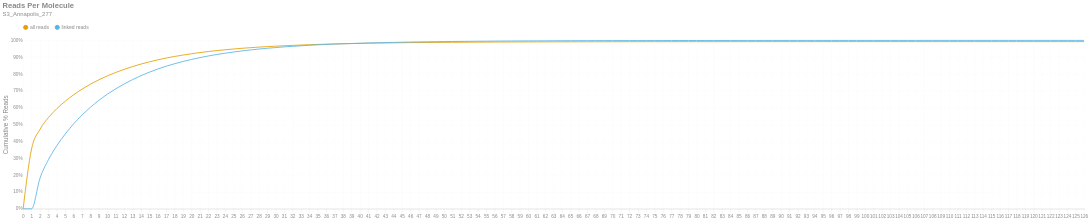

This figure's notebook cell:
### Markdown cell above
### Reads per Molecule
This chart shows the cumulative distribution of the number of reads per linked molecule. That is, how many alignments are associated with a unique molecule. This excludes the number of reads associated with invalid or absent linked-read barcodes. The `linked` histogram is the percentages recalculated when disregarding singletons.

### Code cell
if SKIPLR:
    print_html(f"Skipped")
else:
    counts = np.bincount(valids['reads'].cast(pl.Int64).to_numpy())
    weighted = counts * np.arange(len(counts))
    all_perc = weighted / n_reads
    linked_perc = weighted / n_linked_reads
    linked_perc[1] = 0
    binned_df = pl.DataFrame({
        'readsper': list(range(len(counts))),
        'all reads (cumsum)': np.cumsum(all_perc).tolist(),
        'linked reads (cumsum)': np.cumsum(linked_perc).tolist(),
    })

    with SafeRender(binned_df):
        (
            density_plot(binned_df, 'Reads Per Molecule', samplename, 'readspmol')
            .encode(
                x=alt.X('readsper:O', title=None).axis(labelAngle=0).scale(padding=0),
                y=alt.Y('value:Q', title='Cumulative % Reads').axis(format='%').stack(False),
                color=alt.Color("key:N").scale(domain=["all reads", "linked reads"]),
                tooltip=[
                    alt.Tooltip("key:N", title="Data Type"),
                    alt.Tooltip("readsper:O", title="Reads Per Molecule"),
                    alt.Tooltip("value:Q", format=".2%", title="% Reads (Cum.)")
                ]            
            )
        ).display()

### Figure 1 — Vega-Lite specification as saved in the notebook (floating-point values rounded to 4 significant figures)
{"width": "container", "height": 400, "config": {"title": {"anchor": "start", "dy": -15, "fontSize": 18, "color": "#888888", "subtitleColor": "#888888", "subtitleFontSize": 14}, "arc": {"fill": "#0072B2"}, "axis": {"domainColor": "#888888", "domainWidth": 0.5, "gridWidth": 0.2, "grid": false, "titleFontWeight": 400, "titleFontSize": 15, "labelFontSize": 11, "labelColor": "#888888", "tickColor": "#888888", "tickWidth": 0.2, "titleColor": "#888888"}, "axisBand": {"grid": false}, "axisX": {"grid": true, "tickSize": 10, "domainCap": "round"}, "axisY": {"domain": false, "grid": true, "tickSize": 0, "domainCap": "round"}, "background": "transparent", "header": {"labelFontSize": 15, "labelColor": "#888888", "titleFontSize": 15, "titleFontWeight": 600, "titleColor": "#888888"}, "legend": {"labelFont": "sans-serif", "labelFontSize": 12, "labelColor": "#888888", "symbolSize": 100, "symbolType": "circle", "titleFontSize": 12, "titlePadding": 10, "titleColor": "#888888", "title": null, "orient": "top"}, "range": {"category": ["#E69F00", "#56B4E9", "#009E73", "#F0E442", "#0072B2", "#D55E00", "#CC79A7", "#000000"], "diverging": ["#cfe8f3", "#a2d4ec", "#73bfe2", "#46abdb", "#1696d2", "#12719e"]}, "area": {"fill": "#0072B2", "fillOpacity": 0.7, "line": true, "strokeOpacity": 0.7}, "line": {"color": "#0072B2", "stroke": "#0072B2", "strokeWidth": 2}, "trail": {"color": "#0072B2", "stroke": "#0072B2", "strokeWidth": 0, "size": 1}, "point": {"filled": true, "fillOpacity": 1.0, "size": 95}, "text": {"color": "#888888", "fontSize": 11, "align": "right", "fontWeight": 400, "size": 11}, "bar": {"fill": "#0072B2", "stroke": null}, "view": {"stroke": null, "continuousWidth": 660, "continuousHeight": 400}}, "data": {"name": "data-0f505affec56fa133f771980645b1ef2"}, "mark": {"type": "line", "interpolate": "monotone", "point": {"opacity": 0, "size": 275}}, "encoding": {"color": {"field": "key", "scale": {"domain": ["all reads", "linked reads"]}, "type": "nominal"}, "tooltip": [{"field": "key", "title": "Data Type", "type": "nominal"}, {"field": "readsper", "title": "Reads Per Molecule", "type": "ordinal"}, {"field": "value", "format": ".2%", "title": "% Reads (Cum.)", "type": "quantitative"}], "x": {"axis": {"labelAngle": 0}, "field": "readsper", "scale": {"padding": 0}, "title": null, "type": "ordinal"}, "y": {"axis": {"format": "%"}, "field": "value", "stack": false, "title": "Cumulative % Reads", "type": "quantitative"}}, "params": [{"name": "param_c36ac31b6afebe62", "select": {"type": "point", "fields": ["key"]}, "bind": "legend"}], "title": {"text": "Reads Per Molecule", "subtitle": "S3_Annapolis_277"}, "transform": [{"fold": ["all reads (cumsum)", "linked reads (cumsum)"]}, {"calculate": "replace(datum.key, ' (cumsum)', '')", "as": "key"}, {"filter": {"param": "param_c36ac31b6afebe62"}}], "usermeta": {"embedOptions": {"downloadFileName": "S3_Annapolis_277.readspmol"}}, "$schema": "https://vega.github.io/schema/vega-lite/v6.1.0.json", "datasets": {"data-0f505affec56fa133f771980645b1ef2": [{"readsper": 0, "all reads (cumsum)": 0.0, "linked reads (cumsum)": 0.0}, {"readsper": 1, "all reads (cumsum)": 0.3559, "linked reads (cumsum)": 0.0}, {"readsper": 2, "all reads (cumsum)": 0.4718, "linked reads (cumsum)": 0.182}, {"readsper": 3, "all reads (cumsum)": 0.5415, "linked reads (cumsum)": 0.2913}, {"readsper": 4, "all reads (cumsum)": 0.5949, "linked reads (cumsum)": 0.3751}, {"readsper": 5, "all reads (cumsum)": 0.6389, "linked reads (cumsum)": 0.4442}, {"readsper": 6, "all reads (cumsum)": 0.6773, "linked reads (cumsum)": 0.5045}, {"readsper": 7, "all reads (cumsum)": 0.7108, "linked reads (cumsum)": 0.5572}, {"readsper": 8, "all reads (cumsum)": 0.7403, "linked reads (cumsum)": 0.6034}, {"readsper": 9, "all reads (cumsum)": 0.7664, "linked reads (cumsum)": 0.6444}, {"readsper": 10, "all reads (cumsum)": 0.7895, "linked reads (cumsum)": 0.6807}, {"readsper": 11, "all reads (cumsum)": 0.8099, "linked reads (cumsum)": 0.7128}, {"readsper": 12, "all reads (cumsum)": 0.8282, "linked reads (cumsum)": 0.7415}, {"readsper": 13, "all reads (cumsum)": 0.8447, "linked reads (cumsum)": 0.7674}, {"readsper": 14, "all reads (cumsum)": 0.8596, "linked reads (cumsum)": 0.7907}, {"readsper": 15, "all reads (cumsum)": 0.8728, "linked reads (cumsum)": 0.8115}, {"readsper": 16, "all reads (cumsum)": 0.8848, "linked reads (cumsum)": 0.8303}, {"readsper": 17, "all reads (cumsum)": 0.8955, "linked reads (cumsum)": 0.847}, {"readsper": 18, "all reads (cumsum)": 0.9048, "linked reads (cumsum)": 0.8618}, {"readsper": 19, "all reads (cumsum)": 0.9133, "linked reads (cumsum)": 0.875}, {"readsper": 20, "all reads (cumsum)": 0.9209, "linked reads (cumsum)": 0.887}, {"readsper": 21, "all reads (cumsum)": 0.928, "linked reads (cumsum)": 0.8981}, {"readsper": 22, "all reads (cumsum)": 0.9341, "linked reads (cumsum)": 0.9077}, {"readsper": 23, "all reads (cumsum)": 0.9397, "linked reads (cumsum)": 0.9165}, {"readsper": 24, "all reads (cumsum)": 0.9446, "linked reads (cumsum)": 0.9242}, {"readsper": 25, "all reads (cumsum)": 0.949, "linked reads (cumsum)": 0.9311}, {"readsper": 26, "all reads (cumsum)": 0.9532, "linked reads (cumsum)": 0.9377}, {"readsper": 27, "all reads (cumsum)": 0.9568, "linked reads (cumsum)": 0.9434}, {"readsper": 28, "all reads (cumsum)": 0.9603, "linked reads (cumsum)": 0.9488}, {"readsper": 29, "all reads (cumsum)": 0.9632, "linked reads (cumsum)": 0.9535}, {"readsper": 30, "all reads (cumsum)": 0.9659, "linked reads (cumsum)": 0.9576}, {"readsper": 31, "all reads (cumsum)": 0.9684, "linked reads (cumsum)": 0.9616}, {"readsper": 32, "all reads (cumsum)": 0.9705, "linked reads (cumsum)": 0.9649}, {"readsper": 33, "all reads (cumsum)": 0.9726, "linked reads (cumsum)": 0.9681}, {"readsper": 34, "all reads (cumsum)": 0.9745, "linked reads (cumsum)": 0.9711}, {"readsper": 35, "all reads (cumsum)": 0.9762, "linked reads (cumsum)": 0.9738}, {"readsper": 36, "all reads (cumsum)": 0.9777, "linked reads (cumsum)": 0.9761}, {"readsper": 37, "all reads (cumsum)": 0.9791, "linked reads (cumsum)": 0.9783}, {"readsper": 38, "all reads (cumsum)": 0.9802, "linked reads (cumsum)": 0.9801}, {"readsper": 39, "all reads (cumsum)": 0.9813, "linked reads (cumsum)": 0.9818}, {"readsper": 40, "all reads (cumsum)": 0.9823, "linked reads (cumsum)": 0.9834}, {"readsper": 41, "all reads (cumsum)": 0.9833, "linked reads (cumsum)": 0.985}, {"readsper": 42, "all reads (cumsum)": 0.9842, "linked reads (cumsum)": 0.9863}, {"readsper": 43, "all reads (cumsum)": 0.9848, "linked reads (cumsum)": 0.9873}, {"readsper": 44, "all reads (cumsum)": 0.9855, "linked reads (cumsum)": 0.9884}, {"readsper": 45, "all reads (cumsum)": 0.9861, "linked reads (cumsum)": 0.9894}, {"readsper": 46, "all reads (cumsum)": 0.9868, "linked reads (cumsum)": 0.9904}, {"readsper": 47, "all reads (cumsum)": 0.9873, "linked reads (cumsum)": 0.9912}, {"readsper": 48, "all reads (cumsum)": 0.9877, "linked reads (cumsum)": 0.9919}, {"readsper": 49, "all reads (cumsum)": 0.9881, "linked reads (cumsum)": 0.9925}, {"readsper": 50, "all reads (cumsum)": 0.9885, "linked reads (cumsum)": 0.9931}, {"readsper": 51, "all reads (cumsum)": 0.9889, "linked reads (cumsum)": 0.9937}, {"readsper": 52, "all reads (cumsum)": 0.9892, "linked reads (cumsum)": 0.9941}, {"readsper": 53, "all reads (cumsum)": 0.9895, "linked reads (cumsum)": 0.9947}, {"readsper": 54, "all reads (cumsum)": 0.9898, "linked reads (cumsum)": 0.9951}, {"readsper": 55, "all reads (cumsum)": 0.99, "linked reads (cumsum)": 0.9955}, {"readsper": 56, "all reads (cumsum)": 0.9904, "linked reads (cumsum)": 0.996}, {"readsper": 57, "all reads (cumsum)": 0.9906, "linked reads (cumsum)": 0.9964}, {"readsper": 58, "all reads (cumsum)": 0.9908, "linked reads (cumsum)": 0.9967}, {"readsper": 59, "all reads (cumsum)": 0.9909, "linked reads (cumsum)": 0.997}, {"readsper": 60, "all reads (cumsum)": 0.9911, "linked reads (cumsum)": 0.9972}, {"readsper": 61, "all reads (cumsum)": 0.9912, "linked reads (cumsum)": 0.9974}, {"readsper": 62, "all reads (cumsum)": 0.9914, "linked reads (cumsum)": 0.9976}, {"readsper": 63, "all reads (cumsum)": 0.9915, "linked reads (cumsum)": 0.9979}, {"readsper": 64, "all reads (cumsum)": 0.9916, "linked reads (cumsum)": 0.998}, {"readsper": 65, "all reads (cumsum)": 0.9918, "linked reads (cumsum)": 0.9982}, {"readsper": 66, "all reads (cumsum)": 0.9919, "linked reads (cumsum)": 0.9984}, {"readsper": 67, "all reads (cumsum)": 0.992, "linked reads (cumsum)": 0.9985}, {"readsper": 68, "all reads (cumsum)": 0.9921, "linked reads (cumsum)": 0.9987}, {"readsper": 69, "all reads (cumsum)": 0.9921, "linked reads (cumsum)": 0.9988}, {"readsper": 70, "all reads (cumsum)": 0.9922, "linked reads (cumsum)": 0.9989}, {"readsper": 71, "all reads (cumsum)": 0.9923, "linked reads (cumsum)": 0.999}, {"readsper": 72, "all reads (cumsum)": 0.9923, "linked reads (cumsum)": 0.9991}, {"readsper": 73, "all reads (cumsum)": 0.9923, "linked reads (cumsum)": 0.9991}, {"readsper": 74, "all reads (cumsum)": 0.9924, "linked reads (cumsum)": 0.9992}, {"readsper": 75, "all reads (cumsum)": 0.9924, "linked reads (cumsum)": 0.9993}, {"readsper": 76, "all reads (cumsum)": 0.9924, "linked reads (cumsum)": 0.9993}, {"readsper": 77, "all reads (cumsum)": 0.9925, "linked reads (cumsum)": 0.9993}, {"readsper": 78, "all reads (cumsum)": 0.9925, "linked reads (cumsum)": 0.9994}, {"readsper": 79, "all reads (cumsum)": 0.9925, "linked reads (cumsum)": 0.9994}, {"readsper": 80, "all reads (cumsum)": 0.9926, "linked reads (cumsum)": 0.9995}, {"readsper": 81, "all reads (cumsum)": 0.9926, "linked reads (cumsum)": 0.9995}, {"readsper": 82, "all reads (cumsum)": 0.9926, "linked reads (cumsum)": 0.9996}, {"readsper": 83, "all reads (cumsum)": 0.9926, "linked reads (cumsum)": 0.9996}, {"readsper": 84, "all reads (cumsum)": 0.9927, "linked reads (cumsum)": 0.9996}, {"readsper": 85, "all reads (cumsum)": 0.9927, "linked reads (cumsum)": 0.9997}, {"readsper": 86, "all reads (cumsum)": 0.9927, "linked reads (cumsum)": 0.9997}, {"readsper": 87, "all reads (cumsum)": 0.9927, "linked reads (cumsum)": 0.9998}, {"readsper": 88, "all reads (cumsum)": 0.9928, "linked reads (cumsum)": 0.9998}, {"readsper": 89, "all reads (cumsum)": 0.9928, "linked reads (cumsum)": 0.9999}, {"readsper": 90, "all reads (cumsum)": 0.9928, "linked reads (cumsum)": 0.9999}, {"readsper": 91, "all reads (cumsum)": 0.9928, "linked reads (cumsum)": 0.9999}, {"readsper": 92, "all reads (cumsum)": 0.9928, "linked reads (cumsum)": 0.9999}, {"readsper": 93, "all reads (cumsum)": 0.9928, "linked reads (cumsum)": 0.9999}, {"readsper": 94, "all reads (cumsum)": 0.9928, "linked reads (cumsum)": 0.9999}, {"readsper": 95, "all reads (cumsum)": 0.9928, "linked reads (cumsum)": 0.9999}, {"readsper": 96, "all reads (cumsum)": 0.9928, "linked reads (cumsum)": 0.9999}, {"readsper": 97, "all reads (cumsum)": 0.9928, "linked reads (cumsum)": 0.9999}, {"readsper": 98, "all reads (cumsum)": 0.9928, "linked reads (cumsum)": 0.9999}, {"readsper": 99, "all reads (cumsum)": 0.9928, "linked reads (cumsum)": 0.9999}, {"readsper": 100, "all reads (cumsum)": 0.9929, "linked reads (cumsum)": 1.0}, {"readsper": 101, "all reads (cumsum)": 0.9929, "linked reads (cumsum)": 1.0}, {"readsper": 102, "all reads (cumsum)": 0.9929, "linked reads (cumsum)": 1.0}, {"readsper": 103, "all reads (cumsum)": 0.9929, "linked reads (cumsum)": 1.0}, {"readsper": 104, "all reads (cumsum)": 0.9929, "linked reads (cumsum)": 1.0}, {"readsper": 105, "all reads (cumsum)": 0.9929, "linked reads (cumsum)": 1.0}, {"readsper": 106, "all reads (cumsum)": 0.9929, "linked reads (cumsum)": 1.0}, {"readsper": 107, "all reads (cumsum)": 0.9929, "linked reads (cumsum)": 1.0}, {"readsper": 108, "all reads (cumsum)": 0.9929, "linked reads (cumsum)": 1.0}, {"readsper": 109, "all reads (cumsum)": 0.9929, "linked reads (cumsum)": 1.0}, {"readsper": 110, "all reads (cumsum)": 0.9929, "linked reads (cumsum)": 1.0}, {"readsper": 111, "all reads (cumsum)": 0.9929, "linked reads (cumsum)": 1.0}, {"readsper": 112, "all reads (cumsum)": 0.9929, "linked reads (cumsum)": 1.0}, {"readsper": 113, "all reads (cumsum)": 0.9929, "linked reads (cumsum)": 1.0}, {"readsper": 114, "all reads (cumsum)": 0.9929, "linked reads (cumsum)": 1.0}, {"readsper": 115, "all reads (cumsum)": 0.9929, "linked reads (cumsum)": 1.0}, {"readsper": 116, "all reads (cumsum)": 0.9929, "linked reads (cumsum)": 1.0}, {"readsper": 117, "all reads (cumsum)": 0.9929, "linked reads (cumsum)": 1.0}, {"readsper": 118, "all reads (cumsum)": 0.9929, "linked reads (cumsum)": 1.0}, {"readsper": 119, "all reads (cumsum)": 0.9929, "linked reads (cumsum)": 1.0}, {"readsper": 120, "all reads (cumsum)": 0.9929, "linked reads (cumsum)": 1.0}, {"readsper": 121, "all reads (cumsum)": 0.9929, "linked reads (cumsum)": 1.0}, {"readsper": 122, "all reads (cumsum)": 0.9929, "linked reads (cumsum)": 1.0}, {"readsper": 123, "all reads (cumsum)": 0.9929, "linked reads (cumsum)": 1.0}, {"readsper": 124, "all reads (cumsum)": 0.9929, "linked reads (cumsum)": 1.0}, {"readsper": 125, "all reads (cumsum)": 0.9929, "linked reads (cumsum)": 1.0}, {"readsper": 126, "all reads (cumsum)": 0.9929, "linked reads (cumsum)": 1.0}]}}
